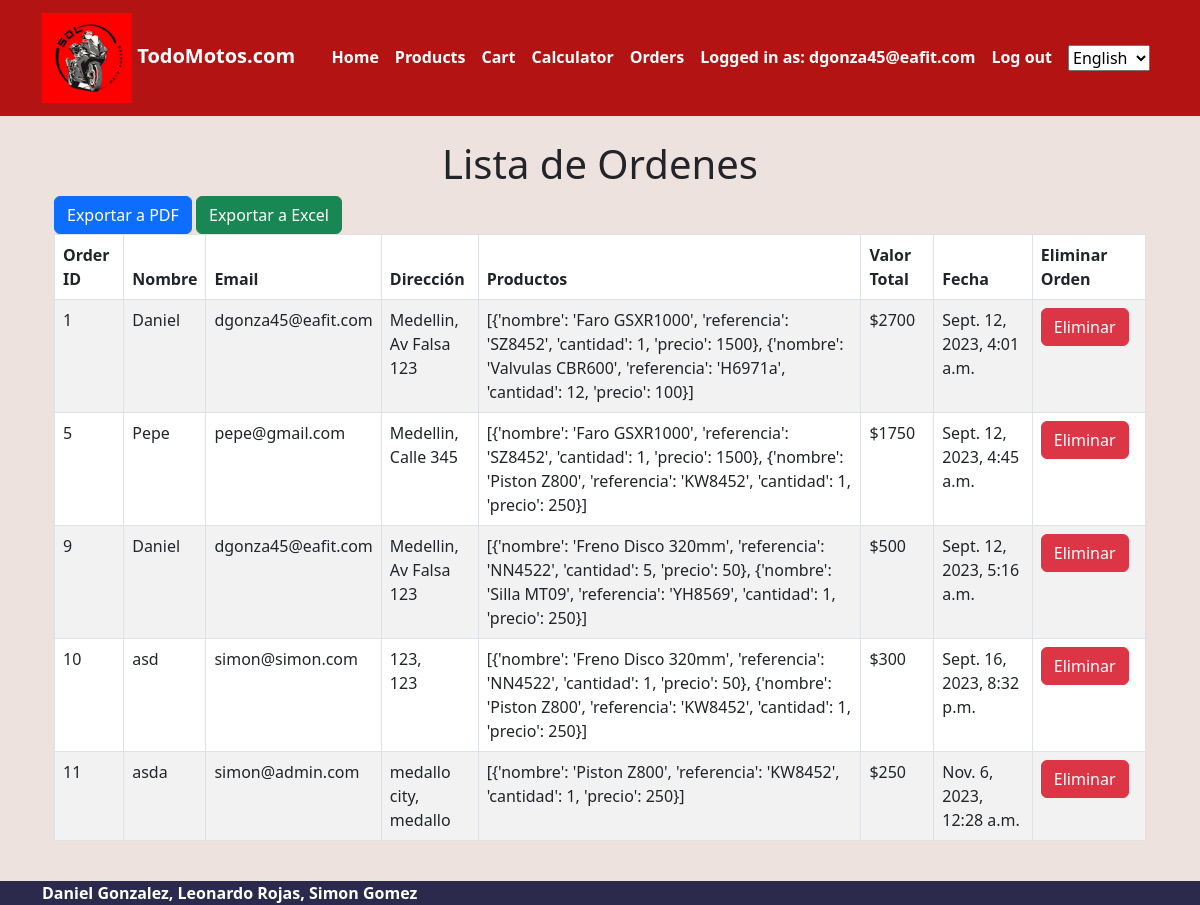
Page /orders/ (signed in) on the earlier database version.
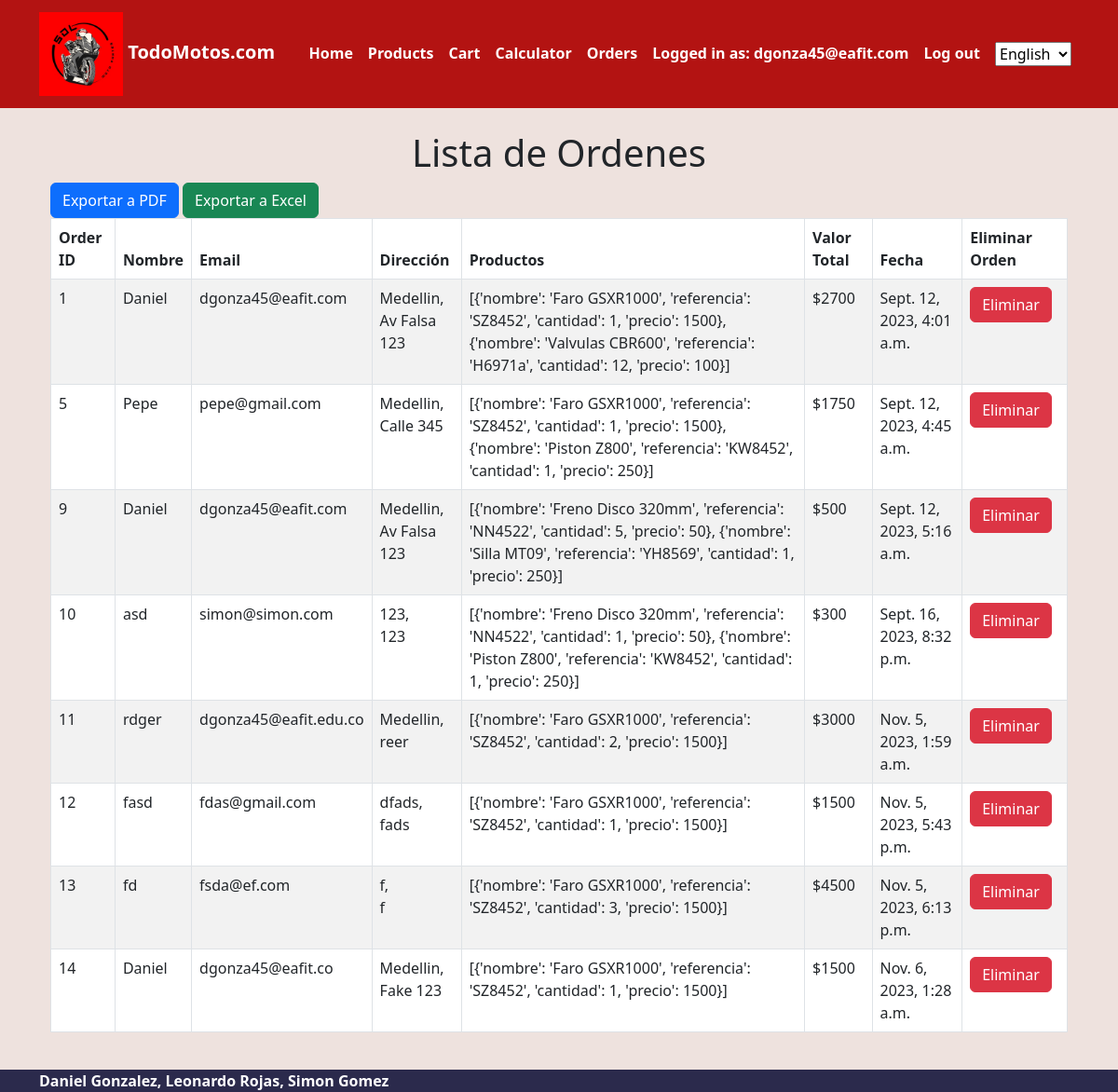
Same page on the later database version.
### ecommerce/models.py (models this page shows)
class Orders(models.Model):
    user = models.ForeignKey(CustomerUser, on_delete=models.CASCADE, blank= True, null = True)
    name = models.CharField(max_length=255)
    email = models.EmailField( max_length=255)
    city = models.CharField(max_length=20)
    address = models.CharField(max_length=255)
    product = models.CharField(max_length=255)
    total_price = models.IntegerField()
    created = models.DateTimeField(auto_now_add=True)

### ecommerce/views.py (the view)
# urls.py: path('orders/', OrdersListView.as_view(), name='orders'),
class OrdersListView(PermissionRequiredMixin, View):
    permission_required = 'auth.is_superuser'
    template_name = 'orderlist/orders.html'
    def get(self, request):
        orders = Orders.objects.all()
        if request.GET.get('export_pdf'):
            generate_pdf_report(orders)
            with open("report.pdf", "rb") as pdf_file:
                response = HttpResponse(pdf_file.read(), content_type='application/pdf')
                response['Content-Disposition'] = 'attachment; filename="order_report.pdf"'
                return response
        elif request.GET.get('export_excel'):
            generate_excel_report(orders, 'created')
            with open("report.xlsx", "rb") as excel_file:
                response = HttpResponse(excel_file.read(), content_type='application/vnd.openxmlformats-officedocument.spreadsheetml.sheet')
                response['Content-Disposition'] = 'attachment; filename="order_report.xlsx"'
                return response
        return render(request, self.template_name, {'orders': orders})

### ecommerce/templates/orderlist/orders.html (shortened to what this page needs)
{% extends 'base.html' %}
{% block content %}
{% load static %}
<div class="container">
    <h1 class="text-center">Lista de Ordenes</h1>
    <a href="?export_pdf=1" class="btn btn-primary">Exportar a PDF</a>
    <a href="?export_excel=1" class="btn btn-success">Exportar a Excel</a>
    <div class="table-responsive">
        <table class="table table-striped table-bordered">
            <thead class="thead-dark">
                <tr>
                    <th>Order ID</th>
                    <th>Nombre</th>
                    <th>Email</th>
                    <th>Dirección</th>
                    <th>Productos</th>
                    <th>Valor Total</th>
                    <th>Fecha</th>
                    <th>Eliminar Orden</th>
                </tr>
            </thead>
            <tbody>
                {% for order in orders %}
                    <tr>
                        <td>{{ order.id }}</td>
                        <td>{{ order.name }}</td>
                        <td>{{ order.email }}</td>
                        <td>{{ order.city }},<br>{{ order.address }}</td>
                        <td>{{ order.product }}</td>
                        <td>${{ order.total_price }}</td>
                        <td>{{ order.created }}</td>
                        <td>
                            <form method="GET" action="{% url 'delete_order' order.id %}">
                                <button type="submit" class="btn btn-danger">Eliminar</button>
                            </form>
                        </td>
                    </tr>
                {% empty %}
                    <tr>
                        <td colspan="8">No hay órdenes</td>
                    </tr>
                {% endfor %}
            </tbody>
        </table>
    </div>
</div>
{% endblock %}

Differences in the rows shown:
changed Orders id 11: name "asda" → "rdger"; email "simon@admin.com" → "dgonza45@eafit.edu.co"; city "medallo city" → "Medellin"; address "medallo" → "reer"; product "[{'nombre': 'Piston Z800', 'referencia': 'KW8452', 'cantidad': 1, 'precio': 250}]" → "[{'nombre': 'Faro GSXR1000', 'referencia': 'SZ8452', 'cantidad': 2, 'precio': 1500}]"; total_price "250" → "3000"; created "Nov. 6, 2023, 12:28 a.m." → "Nov. 5, 2023, 1:59 a.m."
added Orders: id "12", name "fasd", email "fdas@gmail.com", city "dfads", address "fads", product "[{'nombre': 'Faro GSXR1000', 'referencia': 'SZ8452', 'cantidad': 1, 'precio': 1500}]", total_price "1500", created "Nov. 5, 2023, 5:43 p.m."
added Orders: id "13", name "fd", email "fsda@ef.com", city "f", address "f", product "[{'nombre': 'Faro GSXR1000', 'referencia': 'SZ8452', 'cantidad': 3, 'precio': 1500}]", total_price "4500", created "Nov. 5, 2023, 6:13 p.m."
added Orders: id "14", name "Daniel", email "dgonza45@eafit.co", city "Medellin", address "Fake 123", product "[{'nombre': 'Faro GSXR1000', 'referencia': 'SZ8452', 'cantidad': 1, 'precio': 1500}]", total_price "1500", created "Nov. 6, 2023, 1:28 a.m."
